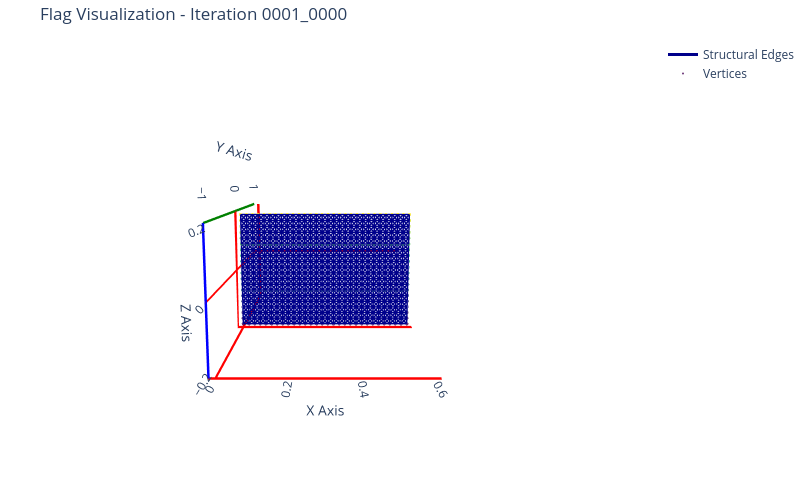

This figure's notebook cell:
### Code cell
visualize_flag_vertices(iter="0001_0000", use_edges=True, use_faces=False, show_face_boundaries=True)

### Figure 1 — Plotly figure (JSON) as saved in the notebook; plotly's stock layout.template omitted (floating-point values rounded to 4 significant figures; data arrays with more than 128 entries replaced by an {"elided": "..."} marker saying what was removed)
{"data": [{"line": {"color": "darkblue", "width": 3}, "mode": "lines", "name": "Structural Edges", "type": "scatter3d", "x": {"elided": "13512 float values"}, "y": {"elided": "13512 float values"}, "z": {"elided": "13512 float values"}}, {"marker": {"color": {"elided": "600 float values"}, "colorscale": [[0, "#440154"], [0.1111, "#482878"], [0.2222, "#3e4989"], [0.3333, "#31688e"], [0.4444, "#26828e"], [0.5556, "#1f9e89"], [0.6667, "#35b779"], [0.7778, "#6ece58"], [0.8889, "#b5de2b"], [1, "#fde725"]], "opacity": 0.8, "size": 2}, "mode": "markers", "name": "Vertices", "type": "scatter3d", "x": {"elided": "600 float values"}, "y": {"elided": "600 float values"}, "z": {"elided": "600 float values"}}], "layout": {"height": 500, "margin": {"b": 0, "l": 0, "r": 0, "t": 40}, "scene": {"aspectmode": "data", "camera": {"center": {"x": 0, "y": 0, "z": 0}, "eye": {"x": 0, "y": -3, "z": 0.5}, "up": {"x": 0, "y": 0, "z": 1}}, "xaxis": {"linecolor": "red", "linewidth": 5, "showbackground": false, "showgrid": false, "showline": true, "title": {"text": "X Axis"}, "zeroline": true, "zerolinecolor": "red", "zerolinewidth": 5}, "yaxis": {"linecolor": "green", "linewidth": 5, "showbackground": false, "showgrid": false, "showline": true, "title": {"text": "Y Axis"}, "zeroline": true, "zerolinecolor": "red", "zerolinewidth": 5}, "zaxis": {"linecolor": "blue", "linewidth": 5, "showbackground": false, "showgrid": false, "showline": true, "title": {"text": "Z Axis"}, "zeroline": true, "zerolinecolor": "red", "zerolinewidth": 5}}, "showlegend": true, "title": {"text": "Flag Visualization - Iteration 0001_0000"}, "width": 800}}
